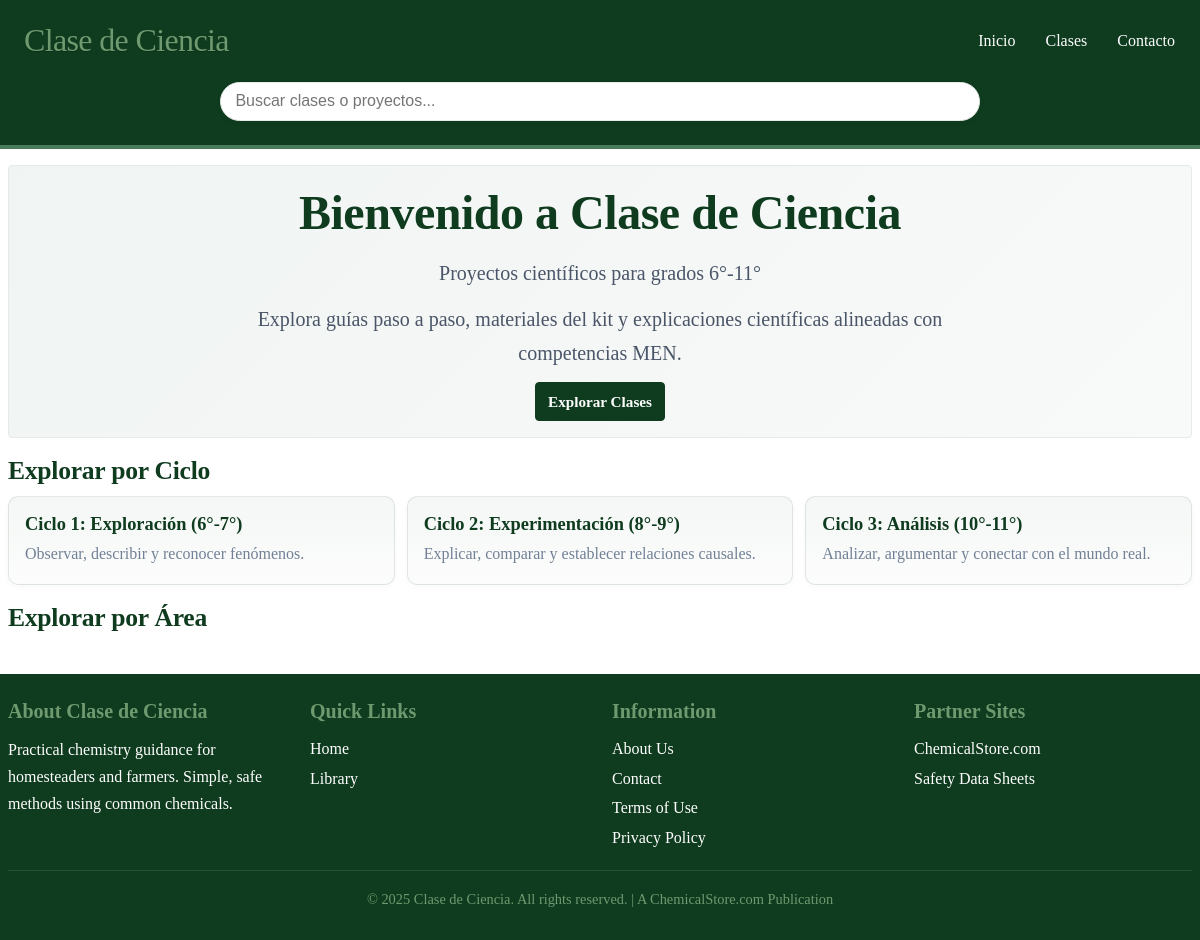
Before: / with the older database file.
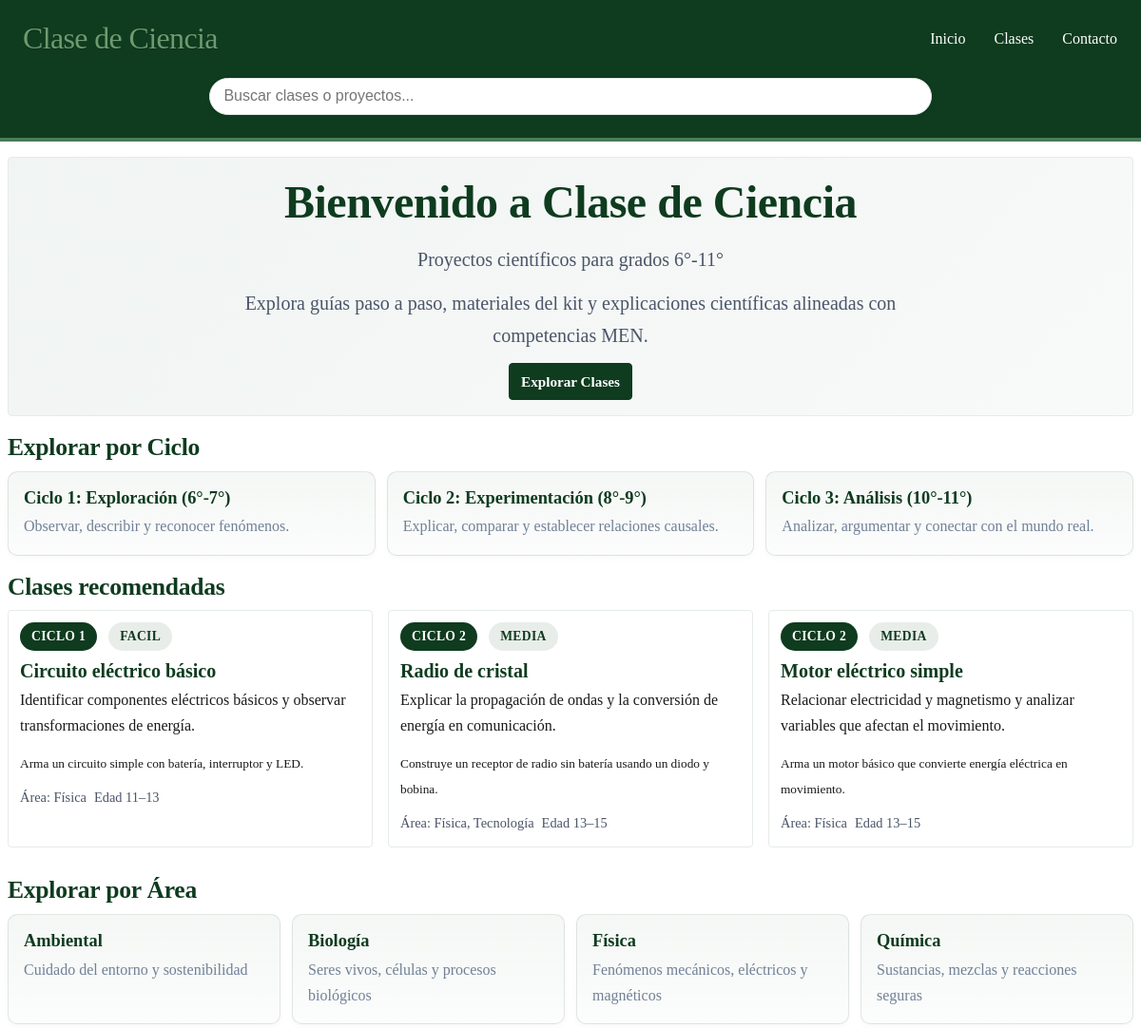
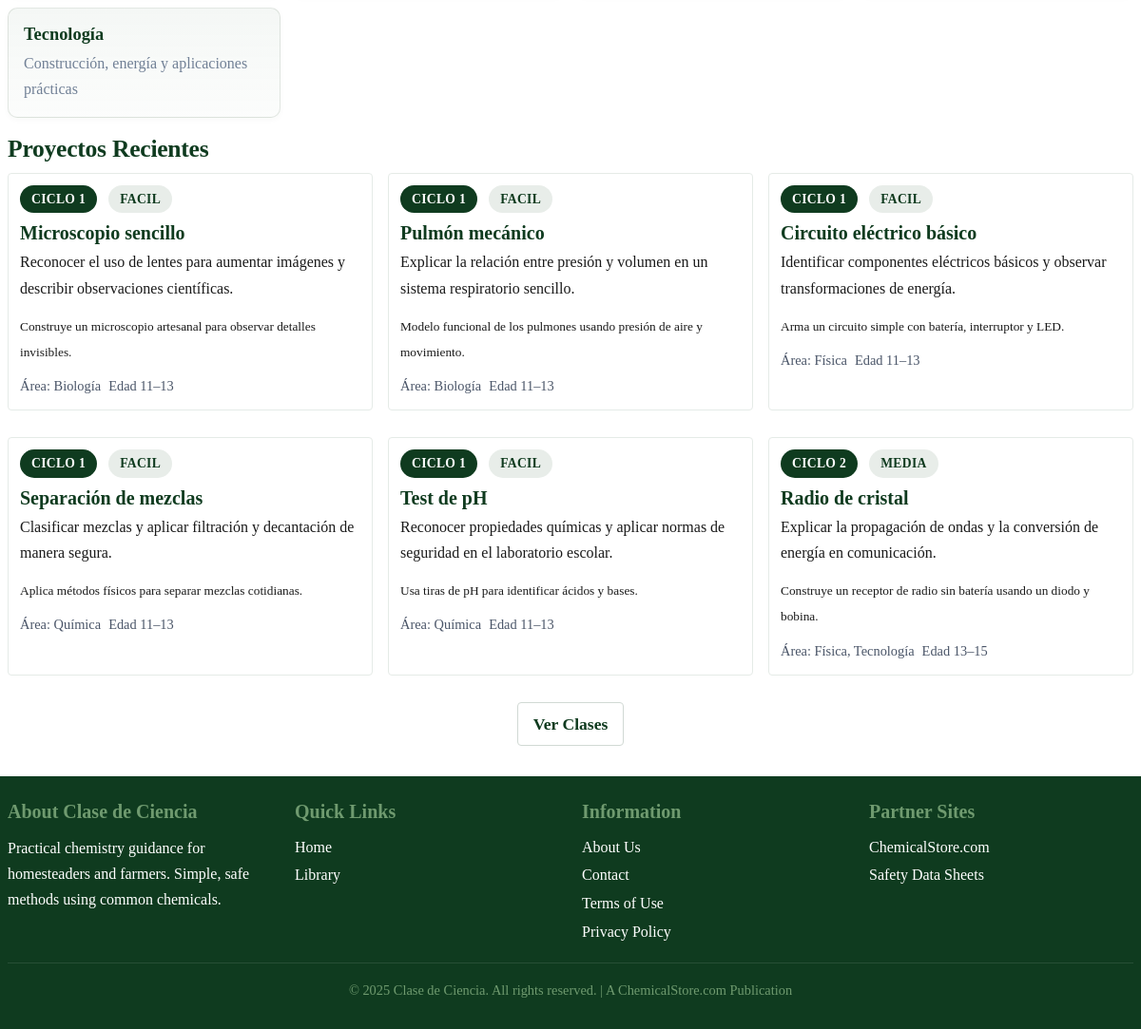
After: the same page with the newer database file (2 pictures, top to bottom).
### tables this page shows
CREATE TABLE `clases` (
  `id` int(11) NOT NULL,
  `nombre` varchar(180) NOT NULL,
  `slug` varchar(180) NOT NULL,
  `ciclo` tinyint(1) NOT NULL,
  `grados` longtext DEFAULT NULL CHECK (json_valid(`grados`)),
  `dificultad` varchar(32) DEFAULT NULL,
  `duracion_minutos` int(11) DEFAULT NULL,
  `resumen` text DEFAULT NULL,
  `objetivo_aprendizaje` text DEFAULT NULL,
  `imagen_portada` varchar(255) DEFAULT NULL,
  `video_portada` varchar(255) DEFAULT NULL,
  `seguridad` longtext DEFAULT NULL CHECK (json_valid(`seguridad`)),
  `seo_title` varchar(160) DEFAULT NULL,
  `seo_description` varchar(255) DEFAULT NULL,
  `canonical_url` varchar(255) DEFAULT NULL,
  `activo` tinyint(1) NOT NULL DEFAULT 1,
  `destacado` tinyint(1) NOT NULL DEFAULT 0,
  `orden_popularidad` int(11) NOT NULL DEFAULT 0,
  `status` enum('draft','published') NOT NULL DEFAULT 'draft',
  `published_at` datetime DEFAULT NULL,
  `autor` varchar(120) DEFAULT NULL,
  `contenido_html` mediumtext DEFAULT NULL,
  `seccion_id` int(11) DEFAULT NULL,
  `created_at` datetime NOT NULL DEFAULT current_timestamp(),
  `updated_at` datetime NOT NULL DEFAULT current_timestamp() ON UPDATE current_timestamp()
);

CREATE TABLE `areas` (
  `id` int(11) NOT NULL,
  `nombre` varchar(80) NOT NULL,
  `slug` varchar(80) NOT NULL
);

### includes/functions.php (called while the page is built, shortened)
<?php
function h($string) {
    return htmlspecialchars($string, ENT_QUOTES, 'UTF-8');
}

### includes/db-functions.php (called while the page is built, shortened)
<?php
function cdc_get_featured_proyectos($pdo, $limit = 3) {
    $sql = "SELECT c.*, GROUP_CONCAT(DISTINCT a.nombre SEPARATOR ', ') AS areas_nombres
            FROM clases c
            LEFT JOIN clase_areas ca ON ca.clase_id = c.id
            LEFT JOIN areas a ON a.id = ca.area_id
            WHERE c.activo = 1 AND c.destacado = 1
            GROUP BY c.id
            ORDER BY c.updated_at DESC
            LIMIT ?";
    $stmt = $pdo->prepare($sql);
    $stmt->execute([$limit]);
    return $stmt->fetchAll();
}
function cdc_get_recent_proyectos($pdo, $limit = 6) {
    $sql = "SELECT c.*, GROUP_CONCAT(DISTINCT a.nombre SEPARATOR ', ') AS areas_nombres
            FROM clases c
            LEFT JOIN clase_areas ca ON ca.clase_id = c.id
            LEFT JOIN areas a ON a.id = ca.area_id
            WHERE c.activo = 1
            GROUP BY c.id
            ORDER BY c.updated_at DESC
            LIMIT ?";
    $stmt = $pdo->prepare($sql);
    $stmt->execute([$limit]);
    return $stmt->fetchAll();
}
function cdc_get_areas($pdo) {
    $stmt = $pdo->query("SELECT id, nombre, slug FROM areas ORDER BY nombre");
    $rows = $stmt->fetchAll();
    foreach ($rows as &$row) {
        $slug = $row['slug'] ?? '';
        if ($slug === 'fisica') $desc = 'Fenómenos mecánicos, eléctricos y magnéticos';
        elseif ($slug === 'quimica') $desc = 'Sustancias, mezclas y reacciones seguras';
        elseif ($slug === 'biologia') $desc = 'Seres vivos, células y procesos biológicos';
        elseif ($slug === 'tecnologia') $desc = 'Construcción, energía y aplicaciones prácticas';
        elseif ($slug === 'ambiental') $desc = 'Cuidado del entorno y sostenibilidad';
    }
    return $rows;
}

### index.php (the view, shortened to what this page needs)
<?php
require_once 'config.php';
require_once 'includes/functions.php';
require_once 'includes/db-functions.php';
$featured_projects = cdc_get_featured_proyectos($pdo, 3);
$recent_projects = cdc_get_recent_proyectos($pdo, 6);
$areas = cdc_get_areas($pdo);
include 'includes/header.php';
?>
<div class="container">
    <section class="hero">
        <h2>Bienvenido a <?= SITE_NAME ?></h2>
        <p class="hero-subtitle">Proyectos científicos para grados 6°-11°</p>
        <p>Explora guías paso a paso, materiales del kit y explicaciones científicas alineadas con competencias MEN.</p>
        <div class="hero-actions">
            <a href="/catalogo.php" class="btn btn-primary">Explorar Clases</a>
        </div>
    </section>
        <section class="sections-overview">
            <h2>Explorar por Ciclo</h2>
            <div class="sections-grid">
                <a href="/catalogo.php?ciclo=1" class="section-card">
                    <h3>Ciclo 1: Exploración (6°-7°)</h3>
                    <p>Observar, describir y reconocer fenómenos.</p>
                </a>
                <a href="/catalogo.php?ciclo=2" class="section-card">
                    <h3>Ciclo 2: Experimentación (8°-9°)</h3>
                    <p>Explicar, comparar y establecer relaciones causales.</p>
                </a>
                <a href="/catalogo.php?ciclo=3" class="section-card">
                    <h3>Ciclo 3: Análisis (10°-11°)</h3>
                    <p>Analizar, argumentar y conectar con el mundo real.</p>
                </a>
            </div>
        </section>
    <?php if (!empty($featured_projects)): ?>
    <section class="featured-articles">
        <h2>Clases recomendadas</h2>
        <div class="articles-grid featured">
            <?php foreach ($featured_projects as $p): ?>
            <article class="article-card featured" data-href="/proyecto.php?slug=<?= h($p['slug']) ?>">
                <a class="card-link" href="/proyecto.php?slug=<?= h($p['slug']) ?>">
                    <div class="card-content">
                        <div class="card-meta">
                            <span class="section-badge">Ciclo <?= h($p['ciclo']) ?></span>
                            <span class="difficulty-badge"><?= h(ucfirst($p['dificultad'])) ?></span>
                        </div>
                        <h3><?= h($p['nombre']) ?></h3>
                        <?php if (!empty($p['objetivo_aprendizaje'])): ?>
                        <p class="objective"><?= h($p['objetivo_aprendizaje']) ?></p>
                        <?php endif; ?>
                        <?php if (!empty($p['resumen'])): ?>
                        <p class="excerpt"><small><?= h($p['resumen']) ?></small></p>
                        <?php endif; ?>
                        <div class="card-footer">
                            <?php
                            $edad_label = '';
                            if (!empty($p['seguridad'])) {
                                $seg = json_decode($p['seguridad'], true);
                                if (is_array($seg) && isset($seg['edad_min'], $seg['edad_max'])) {
                                    $edad_label = 'Edad ' . (int)$seg['edad_min'] . '–' . (int)$seg['edad_max'];
                                }
                            }
                            $area_label = !empty($p['areas_nombres']) ? $p['areas_nombres'] : '';
                            ?>
                            <?php if ($area_label): ?><span class="area">Área: <?= h($area_label) ?></span><?php endif; ?>
                            <?php if ($edad_label): ?><span class="age"><?= h($edad_label) ?></span><?php endif; ?>
                        </div>
                    </div>
                </a>
            </article>
            <?php endforeach; ?>
        </div>
    </section>
    <?php endif; ?>
    <section class="sections-overview">
        <h2>Explorar por Área</h2>
        <div class="sections-grid">
            <?php foreach ($areas as $a): ?>
            <a href="/catalogo.php?area=<?= h($a['slug']) ?>" class="section-card">
                <h3><?= h($a['nombre']) ?></h3>
                <p><?= h($a['descripcion']) ?></p>
            </a>
            <?php endforeach; ?>
        </div>
    </section>
    <?php if (!empty($recent_projects)): ?>
    <section class="recent-articles">
        <h2>Proyectos Recientes</h2>
        <div class="articles-grid">
            <?php foreach ($recent_projects as $p): ?>
            <article class="article-card" data-href="/proyecto.php?slug=<?= h($p['slug']) ?>">
                <a class="card-link" href="/proyecto.php?slug=<?= h($p['slug']) ?>">
                    <div class="card-content">
                        <div class="card-meta">
                            <span class="section-badge">Ciclo <?= h($p['ciclo']) ?></span>
                            <span class="difficulty-badge"><?= h(ucfirst($p['dificultad'])) ?></span>
                        </div>
                        <h3><?= h($p['nombre']) ?></h3>
                        <?php if (!empty($p['objetivo_aprendizaje'])): ?>
                        <p class="objective"><?= h($p['objetivo_aprendizaje']) ?></p>
                        <?php endif; ?>
                        <?php if (!empty($p['resumen'])): ?>
                        <p class="excerpt"><small><?= h($p['resumen']) ?></small></p>
                        <?php endif; ?>
                        <div class="card-footer">
                            <?php
                            $edad_label = '';
                            if (!empty($p['seguridad'])) {
                                $seg = json_decode($p['seguridad'], true);
                                if (is_array($seg) && isset($seg['edad_min'], $seg['edad_max'])) {
                                    $edad_label = 'Edad ' . (int)$seg['edad_min'] . '–' . (int)$seg['edad_max'];
                                }
                            }
                            $area_label = !empty($p['areas_nombres']) ? $p['areas_nombres'] : '';
                            ?>
                            <?php if ($area_label): ?><span class="area">Área: <?= h($area_label) ?></span><?php endif; ?>
                            <?php if ($edad_label): ?><span class="age"><?= h($edad_label) ?></span><?php endif; ?>
                        </div>
                    </div>
                </a>
            </article>
            <?php endforeach; ?>
        </div>
        <div class="text-center">
            <a href="/catalogo.php" class="btn btn-secondary">Ver Clases</a>
        </div>
    </section>
    <?php endif; ?>
</div>
<?php include 'includes/footer.php'; ?>

### includes/header.php (shortened to what this page needs)
<!DOCTYPE html>
<html lang="en">
<head>
    <link rel="stylesheet" href="/assets/css/style.css">
    <link rel="stylesheet" href="/assets/css/article-content.css">
    <link rel="stylesheet" href="/assets/css/print.css" media="print">
</head>
<body class="<?= isset($body_class) ? h($body_class) : '' ?>">
    <header class="site-header">
        <div class="container">
            <div class="header-content">
                <h1 class="site-title">
                    <a href="/"><?= SITE_NAME ?></a>
                </h1>
                <nav class="main-nav" aria-label="Main Navigation">
                    <ul>
                        <li><a href="/">Inicio</a></li>
                        <li><a href="/catalogo.php">Clases</a></li>
                        <li><a href="/contact.php">Contacto</a></li>
                    </ul>
                </nav>
            </div>
        </div>
        <div class="container">
            <form id="global-search-form" class="global-search" role="search" action="/search.php" method="get" autocomplete="off">
                <div class="search-wrapper">
                    <input id="global-search-input" name="q" type="search" placeholder="Buscar clases o proyectos..." aria-label="Buscar en el sitio" />
                </div>
            </form>
        </div>
    </header>
    <main class="site-main">

### includes/footer.php (shortened to what this page needs)
    </main>
    <footer class="site-footer">
        <div class="container">
            <div class="footer-content">
                <div class="footer-section">
                    <h3>About <?= SITE_NAME ?></h3>
                    <p>Practical chemistry guidance for homesteaders and farmers. Simple, safe methods using common chemicals.</p>
                </div>
                <div class="footer-section">
                    <h3>Quick Links</h3>
                    <ul>
                        <li><a href="/">Home</a></li>
                        <li><a href="/library.php">Library</a></li>
                    </ul>
                </div>
                <div class="footer-section">
                    <h3>Information</h3>
                    <ul>
                        <li><a href="/about.php">About Us</a></li>
                        <li><a href="/contact.php">Contact</a></li>
                        <li><a href="/terms.php">Terms of Use</a></li>
                        <li><a href="/privacy.php">Privacy Policy</a></li>
                    </ul>
                </div>
                <div class="footer-section">
                    <h3>Partner Sites</h3>
                    <ul>
                        <li><a href="<?= h(CHEMICALSTORE_URL) ?>" target="_blank" rel="noopener">ChemicalStore.com</a></li>
                        <li><a href="<?= h(SDS_URL) ?>" target="_blank" rel="noopener">Safety Data Sheets</a></li>
                    </ul>
                </div>
            </div>
            <div class="footer-bottom">
                <p>&copy; <?= date('Y') ?> <?= SITE_NAME ?>. All rights reserved. | A ChemicalStore.com Publication</p>
            </div>
        </div>
    </footer>
</body>
</html>

Changed rows visible on the page:
added clases: ciclo "1", dificultad "FACIL", nombre "Circuito eléctrico básico", objetivo_aprendizaje "Identificar componentes eléctricos básicos y observar transformaciones de energía.", resumen "Arma un circuito simple con batería, interruptor y LED.", area_label "Física", seguridad "Edad 11–13"
added clases: ciclo "2", dificultad "MEDIA", nombre "Radio de cristal", objetivo_aprendizaje "Explicar la propagación de ondas y la conversión de energía en comunicación.", resumen "Construye un receptor de radio sin batería usando un diodo y bobina.", area_label "Física, Tecnología", seguridad "Edad 13–15"
added clases: ciclo "2", dificultad "MEDIA", nombre "Motor eléctrico simple", objetivo_aprendizaje "Relacionar electricidad y magnetismo y analizar variables que afectan el movimiento.", resumen "Arma un motor básico que convierte energía eléctrica en movimiento.", area_label "Física", seguridad "Edad 13–15", shown under "Clases recomendadas"
added areas: nombre "Ambiental", descripcion "Cuidado del entorno y sostenibilidad"
added areas: nombre "Biología", descripcion "Seres vivos, células y procesos biológicos"
added areas: nombre "Física", descripcion "Fenómenos mecánicos, eléctricos y magnéticos"
added areas: nombre "Química", descripcion "Sustancias, mezclas y reacciones seguras"
added areas: nombre "Tecnología", descripcion "Construcción, energía y aplicaciones prácticas"
added clases: ciclo "1", dificultad "FACIL", nombre "Microscopio sencillo", objetivo_aprendizaje "Reconocer el uso de lentes para aumentar imágenes y describir observaciones científicas.", resumen "Construye un microscopio artesanal para observar detalles invisibles.", area_label "Biología", seguridad "Edad 11–13", shown under "Proyectos Recientes"
added clases: ciclo "1", dificultad "FACIL", nombre "Pulmón mecánico", objetivo_aprendizaje "Explicar la relación entre presión y volumen en un sistema respiratorio sencillo.", resumen "Modelo funcional de los pulmones usando presión de aire y movimiento.", area_label "Biología", seguridad "Edad 11–13", shown under "Proyectos Recientes"
added clases: ciclo "1", dificultad "FACIL", nombre "Separación de mezclas", objetivo_aprendizaje "Clasificar mezclas y aplicar filtración y decantación de manera segura.", resumen "Aplica métodos físicos para separar mezclas cotidianas.", area_label "Química", seguridad "Edad 11–13", shown under "Proyectos Recientes"
added clases: ciclo "1", dificultad "FACIL", nombre "Test de pH", objetivo_aprendizaje "Reconocer propiedades químicas y aplicar normas de seguridad en el laboratorio escolar.", resumen "Usa tiras de pH para identificar ácidos y bases.", area_label "Química", seguridad "Edad 11–13", shown under "Proyectos Recientes"
Other visible differences:
text now shown: "Clases recomendadas Proyectos Recientes Ver Clases"
